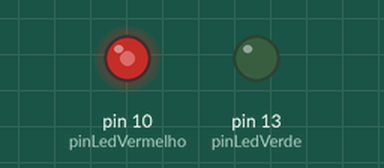
A sketch run on a simulated Arduino Uno, built with avr-gcc and run on an emulated ATmega328P. On the bench: output pins drawn as LEDs (lit = HIGH).

Above: at 0.1 s.
Timing chart, 0 to 1.6 s (numbered marks = the images above):
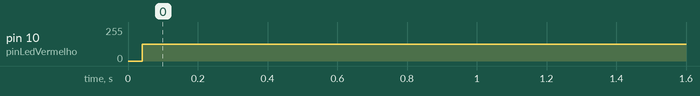

The sketch:

aula_31_millis_1.ino
```cpp
// C++ code
//

#define pinLedVermelho 10
#define pinLedVerde 13

unsigned long tempoms;
unsigned long tempoInicial = 0;
unsigned long tempoPisca = 0;
bool estadoLed = 1;

void setup()

{
  pinMode(pinLedVermelho, OUTPUT);
  pinMode(pinLedVerde, OUTPUT);
  Serial.begin (9600);


}
void loop()
{
 tempoms = millis ();


  if(tempoms - tempoInicial >= tempoPisca)
  {
  estadoLed = !estadoLed;
  tempoInicial = tempoms;
  }
 digitalWrite(pinLedVermelho,estadoLed);

}
```

Measured:
- by itself, pin 10 (pinLedVermelho): 0/255 → 127/255 at 0.04 s
